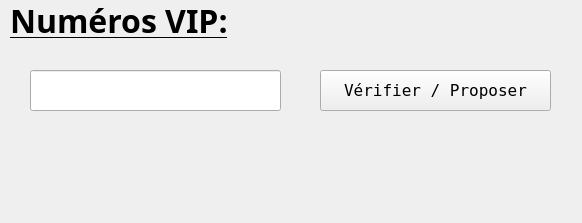
<?xml version="1.0" encoding="UTF-8"?>
<ui version="4.0">
 <class>form</class>
 <widget class="QWidget" name="form">
  <property name="geometry">
   <rect>
    <x>0</x>
    <y>0</y>
    <width>582</width>
    <height>223</height>
   </rect>
  </property>
  <property name="font">
   <font>
    <family>NSimSun</family>
   </font>
  </property>
  <property name="windowTitle">
   <string>Numéros VIP</string>
  </property>
  <widget class="QLabel" name="lbl_titre">
   <property name="geometry">
    <rect>
     <x>10</x>
     <y>0</y>
     <width>261</width>
     <height>41</height>
    </rect>
   </property>
   <property name="font">
    <font>
     <family>Perpetua Titling MT</family>
     <pointsize>24</pointsize>
     <weight>75</weight>
     <italic>false</italic>
     <bold>true</bold>
     <underline>true</underline>
    </font>
   </property>
   <property name="text">
    <string>Numéros VIP:</string>
   </property>
  </widget>
  <widget class="QLineEdit" name="le_num">
   <property name="geometry">
    <rect>
     <x>30</x>
     <y>70</y>
     <width>251</width>
     <height>41</height>
    </rect>
   </property>
   <property name="font">
    <font>
     <family>NSimSun</family>
     <pointsize>24</pointsize>
    </font>
   </property>
   <property name="text">
    <string/>
   </property>
  </widget>
  <widget class="QPushButton" name="btn_verif">
   <property name="geometry">
    <rect>
     <x>320</x>
     <y>70</y>
     <width>231</width>
     <height>41</height>
    </rect>
   </property>
   <property name="font">
    <font>
     <family>NSimSun</family>
     <pointsize>12</pointsize>
    </font>
   </property>
   <property name="text">
    <string>Vérifier / Proposer</string>
   </property>
  </widget>
  <widget class="QLabel" name="lbl_res">
   <property name="geometry">
    <rect>
     <x>30</x>
     <y>140</y>
     <width>521</width>
     <height>61</height>
    </rect>
   </property>
   <property name="font">
    <font>
     <family>NSimSun</family>
     <pointsize>12</pointsize>
    </font>
   </property>
   <property name="autoFillBackground">
    <bool>false</bool>
   </property>
   <property name="text">
    <string/>
   </property>
  </widget>
 </widget>
 <resources/>
 <connections/>
</ui>
